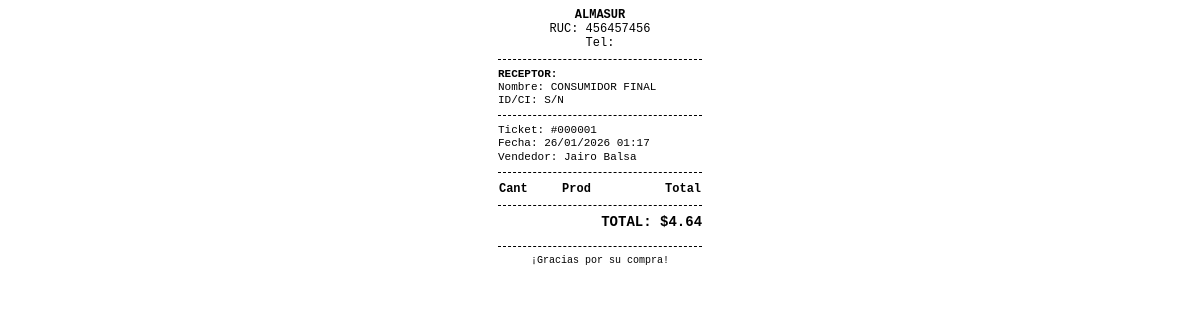
Before: /Gestion_ventas/ticket.php?id=1 with the older database file.
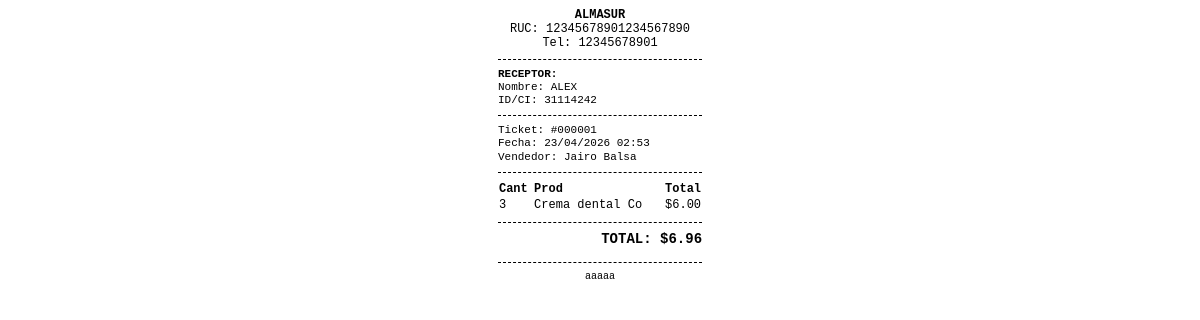
After: the same page with the newer database file.
### tables this page shows
CREATE TABLE `configuracion` (
  `id` int(11) NOT NULL,
  `nombre_negocio` varchar(100) DEFAULT 'Almasur',
  `ruc` varchar(20) DEFAULT '00000000',
  `direccion` varchar(255) DEFAULT '',
  `telefono` varchar(20) DEFAULT '',
  `mensaje_factura` text DEFAULT NULL,
  `logo` varchar(255) DEFAULT '',
  `moneda` varchar(5) DEFAULT '$'
);

CREATE TABLE `ventas` (
  `id` int(11) NOT NULL,
  `id_usuario` int(11) DEFAULT NULL,
  `id_cliente` int(11) DEFAULT NULL,
  `subtotal` float DEFAULT 0,
  `fecha` timestamp NOT NULL DEFAULT current_timestamp(),
  `total` decimal(10,2) NOT NULL,
  `impuesto` float DEFAULT 0
);

CREATE TABLE `usuarios` (
  `id` int(11) NOT NULL,
  `nombre` varchar(100) NOT NULL,
  `usuario` varchar(50) NOT NULL,
  `email` varchar(100) NOT NULL,
  `password` varchar(255) NOT NULL,
  `rol` enum('Administrador','Empleado') DEFAULT 'Empleado',
  `nombre_negocio` varchar(100) DEFAULT 'Almasur',
  `logo` varchar(255) DEFAULT 'default_logo.png',
  `foto_perfil` varchar(255) DEFAULT 'uploads/jairo.png',
  `direccion` text DEFAULT 'Piritu',
  `telefono` varchar(20) DEFAULT '04245556364',
  `codigo_recuperacion` varchar(6) DEFAULT NULL,
  `codigo_verificacion` varchar(10) DEFAULT NULL,
  `codigo_expira` datetime DEFAULT NULL,
  `creado_en` timestamp NOT NULL DEFAULT current_timestamp()
);

CREATE TABLE `clientes` (
  `id` int(11) NOT NULL,
  `identidad` varchar(20) NOT NULL,
  `nombre` varchar(100) NOT NULL,
  `telefono` varchar(20) DEFAULT NULL,
  `direccion` text DEFAULT NULL,
  `fecha_registro` timestamp NOT NULL DEFAULT current_timestamp()
);

CREATE TABLE `detalle_ventas` (
  `id` int(11) NOT NULL,
  `id_venta` int(11) DEFAULT NULL,
  `id_producto` int(11) DEFAULT NULL,
  `cantidad` int(11) DEFAULT NULL,
  `precio` decimal(10,2) DEFAULT NULL,
  `precio_unitario` decimal(10,2) DEFAULT NULL
);

CREATE TABLE `productos` (
  `id` int(11) NOT NULL,
  `codigo` varchar(50) DEFAULT NULL,
  `nombre` varchar(100) NOT NULL,
  `categoria` varchar(50) DEFAULT NULL,
  `descripcion` text DEFAULT NULL,
  `precio` decimal(10,2) NOT NULL,
  `stock` int(11) NOT NULL,
  `id_usuario` int(11) DEFAULT NULL,
  `creado_en` timestamp NOT NULL DEFAULT current_timestamp(),
  `estado` int(11) DEFAULT 1
);

### Gestion_ventas/ticket.php (the view, shortened to what this page needs)
<?php
include 'config/db.php';
$id_venta = isset($_GET['id']) ? intval($_GET['id']) : 0;
$res_config = $conn->query("SELECT * FROM configuracion LIMIT 1");
$config = $res_config->fetch_assoc();
$sql_venta = "SELECT v.*, u.nombre as vendedor, c.nombre as cliente_nombre, c.identidad as cliente_id
              FROM ventas v
              LEFT JOIN usuarios u ON v.id_usuario = u.id
              LEFT JOIN clientes c ON v.id_cliente = c.id
              WHERE v.id = $id_venta";
$res_venta = $conn->query($sql_venta);
$venta = $res_venta->fetch_assoc();
$detalles = $conn->query("SELECT d.*, p.nombre
                          FROM detalle_ventas d
                          JOIN productos p ON d.id_producto = p.id
                          WHERE d.id_venta = $id_venta");
?>
<!DOCTYPE html>
<html lang="es">
<head>
</head>
<body onload="window.print();">
    <div class="text-center">
        <strong><?php echo strtoupper($config['nombre_negocio'] ?? 'NEGOCIO'); ?></strong><br>
        RUC: <?php echo $config['ruc'] ?? 'N/A'; ?><br>
        Tel: <?php echo $config['telefono'] ?? 'N/A'; ?>
    </div>
    <div class="divider"></div>
    <div class="datos-cliente">
        <strong>RECEPTOR:</strong><br>
        Nombre: <?php echo !empty($venta['cliente_nombre']) ? strtoupper($venta['cliente_nombre']) : "CONSUMIDOR FINAL"; ?><br>
        ID/CI: <?php echo !empty($venta['cliente_id']) ? $venta['cliente_id'] : "S/N"; ?>
    </div>
    <div class="divider"></div>
    <div style="font-size: 11px;">
        Ticket: #<?php echo str_pad($id_venta, 6, "0", STR_PAD_LEFT); ?><br>
        Fecha: <?php echo date("d/m/Y H:i", strtotime($venta['fecha'])); ?><br>
        Vendedor: <?php echo $venta['vendedor'] ?? 'Cajero Gral'; ?>
    </div>
    <div class="divider"></div>
    <table class="tabla">
        <thead>
            <tr>
                <th align="left">Cant</th>
                <th align="left">Prod</th>
                <th align="right">Total</th>
            </tr>
        </thead>
        <tbody>
            <?php while($item = $detalles->fetch_assoc()): ?>
            <tr>
                <td><?php echo $item['cantidad']; ?></td>
                <td><?php echo substr($item['nombre'], 0, 15); ?></td>
                <td align="right">
                    <?php
                        $sub = $item['precio'] * $item['cantidad'];
                        echo ($config['moneda'] ?? '$') . number_format($sub, 2);
                    ?>
                </td>
            </tr>
            <?php endwhile; ?>
        </tbody>
    </table>
    <div class="divider"></div>
    <div class="total">
        TOTAL: <?php echo ($config['moneda'] ?? '$') . number_format($venta['total'], 2); ?>
    </div>
    <div class="divider" style="margin-top: 15px;"></div>
    <div class="text-center" style="font-size: 10px;">
        <?php echo $config['mensaje_factura'] ?? '¡Gracias por preferirnos!'; ?>
    </div>
</body>
</html>

### Gestion_ventas/ticket.php (style rules this page uses)
* { box-sizing: border-box; }
body { font-family: 'Courier New', Courier, monospace; width: 100%; max-width: 58mm; margin: 0 auto; padding: 2mm; font-size: 12px; line-height: 1.2; color: #000; }
.text-center { text-align: center; }
.divider { border-top: 1px dashed #000; margin: 8px 0; }
.tabla { width: 100%; border-collapse: collapse; margin: 5px 0; }
.total { text-align: right; font-weight: bold; font-size: 14px; margin-top: 5px; }
.datos-cliente { font-size: 11px; margin: 5px 0; }

Changed rows visible on the page:
changed configuracion "ALMASUR": ruc "456457456" → "12345678901234567890"; telefono (not shown) → "12345678901"; mensaje_factura "¡Gracias por su compra!" → "aaaaa"
changed ventas "Jairo Balsa": id_cliente.nombre (not shown) → "ALEX"; id_cliente.identidad (not shown) → "31114242"; fecha "26/01/2026 01:17" → "23/04/2026 02:53"; total "4.64" → "6.96"
now on this page (row edited): detalle_ventas: cantidad "3", id_producto.nombre "Crema dental Co", $config['moneda'] "$", sub "6.00"
Other visible differences:
text no longer shown: "CONSUMIDOR FINAL S/N"
